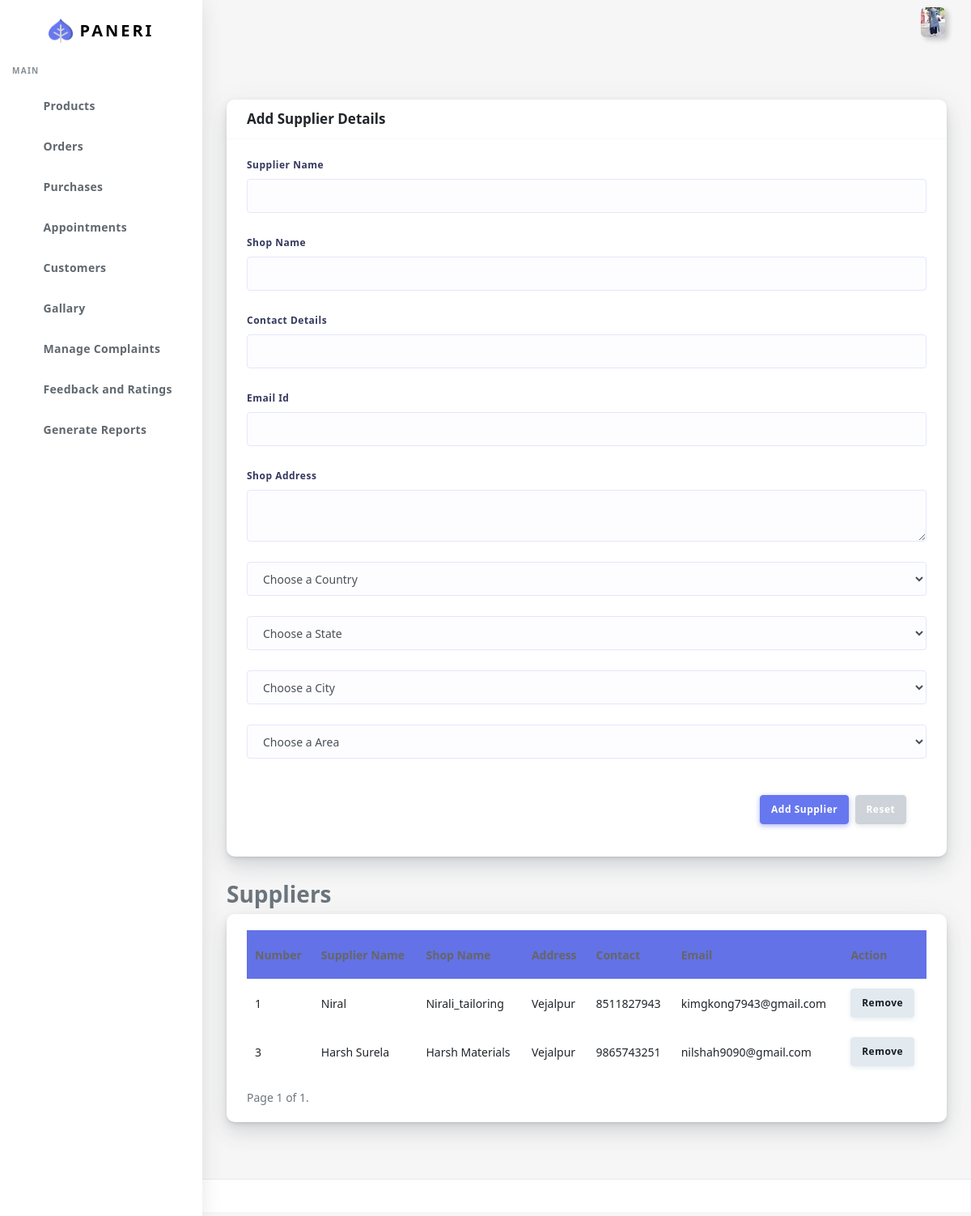
Screenshot of /supplier (signed in) with the database file from the repository.
### customer/models.py (models this page shows, shortened)
class UserBase(models.Model):
    user_id=models.OneToOneField(User,on_delete=CASCADE,primary_key=True)
    first_name=models.CharField(max_length=45)
    last_name=models.CharField(max_length=45)
    gender=models.BooleanField(default="Not Specified")
    dob=models.DateField(default="Not Specified")
    cus_add1=models.TextField(null=True,blank=True)
    cus_add2=models.TextField(null=True,blank=True)
    pincode=models.IntegerField()
    Cus_phone=models.CharField(max_length=10)
    profile=models.ImageField(upload_to="profileImages/",max_length=1500)
    area_id=models.ForeignKey(Area,on_delete=CASCADE)
    class meta:
        ordering = ['user_id']

class Supplier(models.Model):
    sup_name=models.CharField(max_length=45)
    sup_add=models.CharField(max_length=200)
    sup_phone=models.CharField(max_length=10)
    sup_email=models.EmailField(max_length=30)
    shop_name=models.CharField(max_length=45)
    comp_id=models.ForeignKey(Company,on_delete=CASCADE)
    area_id=models.ForeignKey(Area,on_delete=CASCADE)

class Area(models.Model):
    area_name = models.CharField(max_length=15)
    city_id = models.ForeignKey(City, on_delete=CASCADE)

### customer/views.py (the view)
# urls.py: path("supplier",views.supplier,name="supplier"),
@login_required(login_url='sign-in')
def supplier(request):
    checklocal(request)
    sup=Supplier.objects.all()
    country = Country.objects.all()
    company=Company.objects.first()
    paginator=Paginator(sup,5)
    page_number=request.GET.get('page')
    supp=paginator.get_page(page_number)
    return render(request,"Mainadmin/supplier.html",{'sup':supp,'country':country,'company':company})

### customer/views.py (called while the page is built)
def checklocal(request):
    if request.user.is_staff==False:
        logout(request)

### customer/templates/Mainadmin/supplier.html (shortened to what this page needs)
{% extends "Mainadmin/index.html" %}
{% load static %}
{% block body %}
      <div class="main-content">
        <section class="section">
          <div class="section-body">
                <div class="card">
                  <div class="card-header">
                    <h4>Add Supplier Details</h4>
                  </div>
                  <form id="sup" action="{% url 'addsup' %}" method="post" name="form-index">
                  <div class="card-body">
                    <div class="form-group">
                      <label>Supplier Name</label>
                      <input type="text" class="form-control" name="sname" onKeyPress="return ValidateAlpha(event);" title="Enter only characters" required>
                    </div>
                    <div class="form-group">
                      <label>Shop Name</label>
                      <input type="text" class="form-control" name="shopname" onKeyPress="return ValidateAlpha(event);" title="Enter only characters" required>
                    </div>
                    <div class="form-group">
                      <label>Contact Details</label>
                      <input type="tel" class="form-control" name="sphone" onKeyPress="return isNumberKey(event);" pattern="[0-9]{10}" required>
                    </div>
                    <div class="form-group">
                      <label>Email Id</label>
                      <input type="email" class="form-control" name="semail" data-parsley-required-message="Please enter your email address" data-parsley-type="email" data-parsley-type-message="Please enter valid email" data-parsley-trigger="keyup" required>
                    </div>
                    <div class="form-group">
                      <label>Shop Address</label>
                      <textarea class="form-control" name="sadd" required></textarea>
                    </div>
                    <div class="form-group">
                      <select id="country-data" class="form-control" name="country" >
                        <option selected disabled>Choose a Country</option>
                      </select>
                    </div>
                    <div class="form-group">
                      <select name="state" id="state-data" class="form-control">
                        <option selected disabled>Choose a State</option>
                      </select>
                    </div>
                    <div class="form-group">
                      <select name="city" id="city-data" class="form-control">
                        <option selected disabled>Choose a City</option>
                      </select>
                    </div>
                    <div class="form-group">
                      <select name="area" class="form-control" id="area-data">
                        <option selected disabled>Choose a Area</option>
                        </select>
                    </div>
                  <div class="card-footer text-right">
                    <button class="btn btn-primary mr-1" type="submit">Add Supplier</button>
                    <button class="btn btn-secondary" type="reset">Reset</button>
                  </div>
                </div>
              </div>
                <h3 class="page-title">Suppliers</h3>
            <div class="row">
              <div class="col-12">
                <div class="card">
                  <div class="card-body">
                    <div class="row">
                      <div class="col-12 table-responsive">
                      {% if sup %}
                        <table id="order-listing" class="table" cellspacing="0" width="100%">
                          <thead>
                            <tr class="bg-primary ">
                              <th>Number</th>
                              <th>Supplier Name</th>
                              <th>Shop Name</th>
                              <th>Address</th>
                              <th>Contact</th>
                              <th>Email</th>
                              <th>Action</th>
                            </tr>
                          </thead>
                          <tbody>
                            {% for s in sup  %}
                            <tr>
                              <td>{{s.id}}</td>
                              <td>{{s.sup_name}}</td>
                              <td>{{s.shop_name}}</td>
                              <td>{{s.area_id.area_name}}</td>
                              <td>{{s.sup_phone}}</td>
                              <td>{{s.sup_email}}</td>
                              <td class="text-left">
                                <button class="btn btn-light suppp" value="{{s.id}}">
                                  Remove </button>
                              </td>
                            </tr>
                            {% endfor %}
                          </tbody>
                        </table>
                        <div class="pagination">
                          <span class="step-links">
                              <span class="current">
                                  Page {{ sup.number }} of {{ sup.paginator.num_pages }}.
                              </span>
                          </span>
                      </div>
                        {% else %}
                        <hr>
                        <h4 class="text-center">No Supplier Found</h4>
                        {% endif %}
                      </div>
                    </div>
                  </div>
                </div>
              </div>
            </div>
          </div>
        </section>
      </div>
      <footer class="main-footer">
      </footer>
      {% endblock body %}

### customer/templates/Mainadmin/index.html (shortened to what this page needs)
{% load static %}
<!DOCTYPE html>
<html lang="en">
<head>
  <link rel="stylesheet" href="{% static 'customer/assets/css/app.min.css' %} ">
  <link rel="stylesheet" href="{% static 'customer/assets/bundles/datatables/datatables.min.css' %} ">
  <link rel="stylesheet" href="{% static 'customer/assets/bundles/datatables/dataTables.bootstrap4.min.css' %} ">
  <link rel="stylesheet" href="{% static 'customer/assets/bundles/datatables/select.bootstrap4.min.css' %} ">
  <link rel="stylesheet" href="{% static 'customer/assets/css/style.css' %} ">
  <link rel="stylesheet" href="{% static 'customer/assets/css/components.css' %} ">
  <link rel="stylesheet" href="{% static 'customer/assets/css/custom.css' %} ">
</head>
<body>
  <div id="app">
    <div class="main-wrapper main-wrapper-1">
      <div class="navbar-bg"></div>
      <nav class="navbar navbar-expand-lg main-navbar sticky">
        <div class="form-inline mr-auto">
          <ul class="navbar-nav mr-3">
            <li><a href="#" data-toggle="sidebar" class="nav-link nav-link-lg
									collapse-btn"> </a></li>
            <li><a href="#" class="nav-link nav-link-lg fullscreen-btn">
              </a></li>
          </ul>
        </div>
        <ul class="navbar-nav navbar-right">
          <li class="dropdown dropdown-list-toggle"><a href="" id="read" data-toggle="dropdown"
            class="nav-link notification-toggle nav-link-lg"><i data-feather="bell" class="bell"></i>
          </a>
        </li>
          <li class="dropdown"><a href="#" data-toggle="dropdown"
              class="nav-link dropdown-toggle nav-link-lg nav-link-user"> <img alt="image" src="/media/{{request.user.userbase.profile}} "
                class="user-img-radious-style"> </a>
          </li>
        </ul>
      </nav>
      <div class="main-sidebar sidebar-style-2">
        <aside id="sidebar-wrapper">
          <div class="sidebar-brand">
            <a href="{% url 'index' %}"> <img alt="image" src="{% static 'customer/assets/img/logo.png' %} " class="header-logo" /> <span
                class="logo-name">Paneri</span>
            </a>
          </div>
          <ul class="sidebar-menu">
            <li class="menu-header">Main</li>
            <li ><a class="nav-link" href="{% url 'products' %}"><span>Products</span></a></li>
            <li class="dropdown">
              <a href="#" class="menu-toggle nav-link has-dropdown"><span>Orders</span></a>
            </li>
            <li class="dropdown">
              <a href="#" class="menu-toggle nav-link has-dropdown"><span>Purchases</span></a>
            </li>
            <li><a href="{% url 'appointment' %}" class="nav-link"><span>Appointments</span></a></li>
            <li><a href="{% url 'customers' %}" class="nav-link"><span>Customers</span></a></li>
            <li><a href="{% url 'gallary' %}" class="nav-link"><span>Gallary</span></a></li>
            <li><a href="{% url 'complaints' %}" class="nav-link"><span>Manage Complaints</span></a></li>
            <li><a href="{% url 'feedback' %}" class="nav-link"><span>Feedback and Ratings</span></a></li>
            <li><a class="nav-link" href="{% url 'gen_reports' %}"> <span class="icon-name">Generate Reports</span></a></li>
          </ul>
        </aside>
      </div>
       </div>
      {% block body %}
      {% endblock body %}
  </div>
</body>
</html>

### rows the page displays
Supplier: id "1", sup_name "Niral", shop_name "Nirali_tailoring", area_id.area_name "Vejalpur", sup_phone "8511827943", sup_email "kimgkong7943@gmail.com"
Supplier: id "3", sup_name "Harsh Surela", shop_name "Harsh Materials", area_id.area_name "Vejalpur", sup_phone "9865743251", sup_email "nilshah9090@gmail.com"

### other values shown
{{ sup.number }} "1"
{{ sup.paginator.num_pages }} "1"
